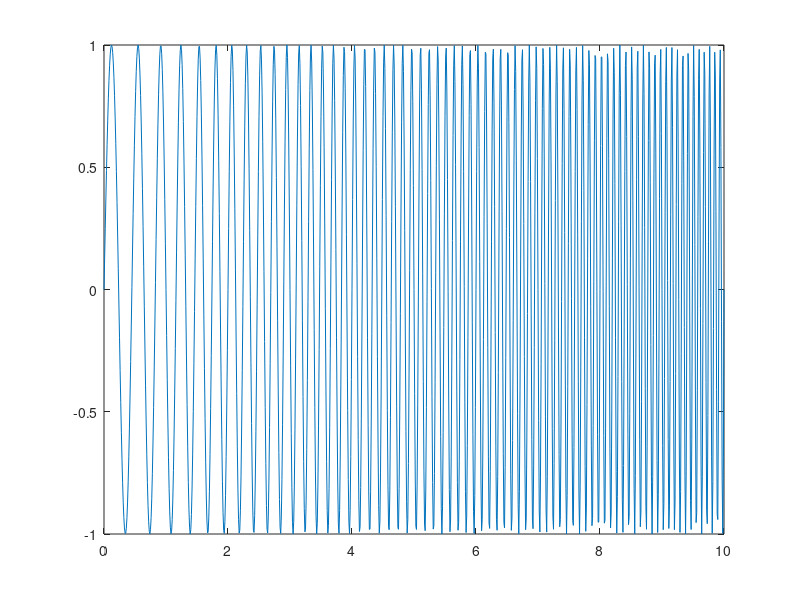

Recreate this plot in MATLAB. (Note: this script raises an error after producing the figure.)
close all; clear; clc; 

Fs = 100;
t = 0:(1/Fs):10;
x = sin(2*pi*(2+t/2).*t);

plot(t, x);
figure

%transformata prosta- dekompozycja
%odwrotna- rekonstrucja 
[C, L] = wavedec(x, 3, 'db3');
L
%wektor L mowi nam jaka jest dlugosc wektorow a3, d3 a na pozycji ostatniej
%jest dlugosc sygnalu. Jest nam on potrzebny zeby wyciagac wartosci z
%wektora C
A3 = C(1:L(1));
D3 =  C(1+L(1):L(1)+L(2));   
D2 = C(1+L(1)+L(2):L(1)+L(2)+L(3));
%D1 z niskich do wyskoich czestotliwosic
D1 = C(1+L(1)+L(2)+L(3):L(1)+L(2)+L(3)+L(4));

subplot(411), plot(A3);
subplot(412), plot(D3);
subplot(413), plot(D2);
subplot(414), plot(D1);
figure
%czesc A3 najbardziej niskoczestotliwosciowa
%przechodzimy z nisko w wysoko czestotliwosciowe

%bedziemy zerowac elementy- skopiujemy wektor C i wyzerujemy wektor
%odpowiedzialnmy za jakas czesc i zrobimy rekonstrukcje sygnaly
%zeby sprawdzic jk to wplynie na sygnal wyjsciowy

C1 = C; 
C1(1:L(1)) = 0;
A3 = waverec(C1, L, "db3");

C1 = C; 
C1(1+L(1):L(1)+L(2)) = 0;
D3 = waverec(C1, L, "db3");

C1 = C; 
C1(1+L(1)+L(2):L(1)+L(2)+L(3)) = 0;
D2 = waverec(C1, L, "db3");

C1 = C; 
C1(1+L(1)+L(2)+L(3):L(1)+L(2)+L(3)+L(4)) = 0;
D1 = waverec(C1, L, "db3");

subplot(411), plot(A3);
subplot(412), plot(D3);
subplot(413), plot(D2);
subplot(414), plot(D1);

%%
close all; clear; clc; 

Fs = 100;
t = 0:(1/Fs):10;
x = sin(2*pi*4*t);
x(357) = [];
t(357) = [];
plot(t, x);

%%
close all; clear; clc; 
a = imread('cameraman.tif');
[C, L] = wavedec2(a, 2, 'sym4');
L
%zeby wiedziec ile pikseli 
L2 = L(:,1).*L(:,2);
L2

A2 = C(1:L2(1));
AA2 = reshape(A2, [L(1, 1) L(1, 2)]);
imagesc(AA2); axis image
C1 = C; 
C1(1+L2(1):end) = 0;
anew = waverec2(C1, L, 'sym4');
imshow(uint8(anew));


C1 = C; 

C1(1+L2(1)+3*L2(2)+L2(3):L2(1)+3*L2(2)+2*L2(3)) = 0; %V1
C1(1+L2(1)+L2(2):L2(1)+2*L2(2)) = 0;%V2
anew = waverec2(C1, L, 'sym4');
imshow(uint8(anew));
%% treansformata cosinusowa
close all; clear; clc; 
a = imread('cameraman.tif');
a = double(a)/255;
A = dct2(a);
imagesc(log(abs(A)+0.01)); axis image

r = [5, 10, 25, 50, 100].^2;
subplot(321), imshow(a);

[N, M] = size(a);
odleglosci = zeros(256);
for k = 1:N
    for j = 1:M
        odleglosci(k, j) = k^2+j^2;
    end
end

for k = 1:5
    LP = (odleglosci<=r(k));
    anew = idct2(LP.*A);
    subplot(3,2,k+1), imshow(anew);
end

%maly promien- generalizacja
%duzy gradient => ringowanie

%filtrowqanie po wqartoscaich a nie po odleglosci 

th = [0.01, 0.05, 0.1, 0.5, 1];
%bedziemy zerowac wszytskie indeksy gdzie Ajk < th
%zerujemy wartości bliskie zeru

for z = 1:5
    HP = abs(A)>=th(z);
    ile_zer = 100*sum(HP(:) == 0)/(N*M);
    anew = idct2(A.*HP);
    subplot(3,2,z+1), imshow(anew);
    title(num2str2(ile_zer));
end

%% treansformata cosinusowa
close all; clear; clc; 

Qy = [16 11 10 16 24 40 51 61
12 12 14 19 26 58 60 55
14 13 16 24 40 57 69 56
14 17 22 29 51 87 80 62
18 22 37 56 68 109 103 77
24 35 55 64 81 104 113 92
49 64 78 87 103 121 120 101
72 92 95 98 112 100 103 99];

Qx = [17 18 24 47 99 99 99 99
18 21 26 66 99 99 99 99
24 26 56 99 99 99 99 99
47 69 99 99 99 99 99 99
99 99 99 99 99 99 99 99
99 99 99 99 99 99 99 99
99 99 99 99 99 99 99 99
99 99 99 99 99 99 99 99];

%jak zeiwkeszymy wartosc blokow to bedzeie wieksza kompresja, bardziej
%bedzie widac blokowanie
a = imread('peppers.png');

%1 
A = rgb2ycbcr(a);

%2, przed tym krokirm przejsc na double, ale bez dzielenia (zmieniamy tylko typ a nie wartosci)
A = double(A) - 128;

%3 my nie robimy

[x, y, z] = size(A);
%4 potrojna petla 
for i=1:8:x
    for j=1:8:y
        for k=1:3
        slice = A(i:i+7, j:j+7, k);
        %a
        T = dct2(slice);
        if k==1
            T=T./Qy;
        else
            T=T./Qx;
        end
        T = round(T);
        %dekompresja
        if k==1
            T=T.*Qy;
        else
            T=T.*Qx;
        end
        temp = idct2(T);
        A(i:i+7, j:j+7, k) = temp;
        end
    end
end

A = A + 128;
A = uint8(A);
subplot(121), imshow(a);
subplot(122), imshow(ycbcr2rgb(A));
%wnioski-widac granice bolkow
